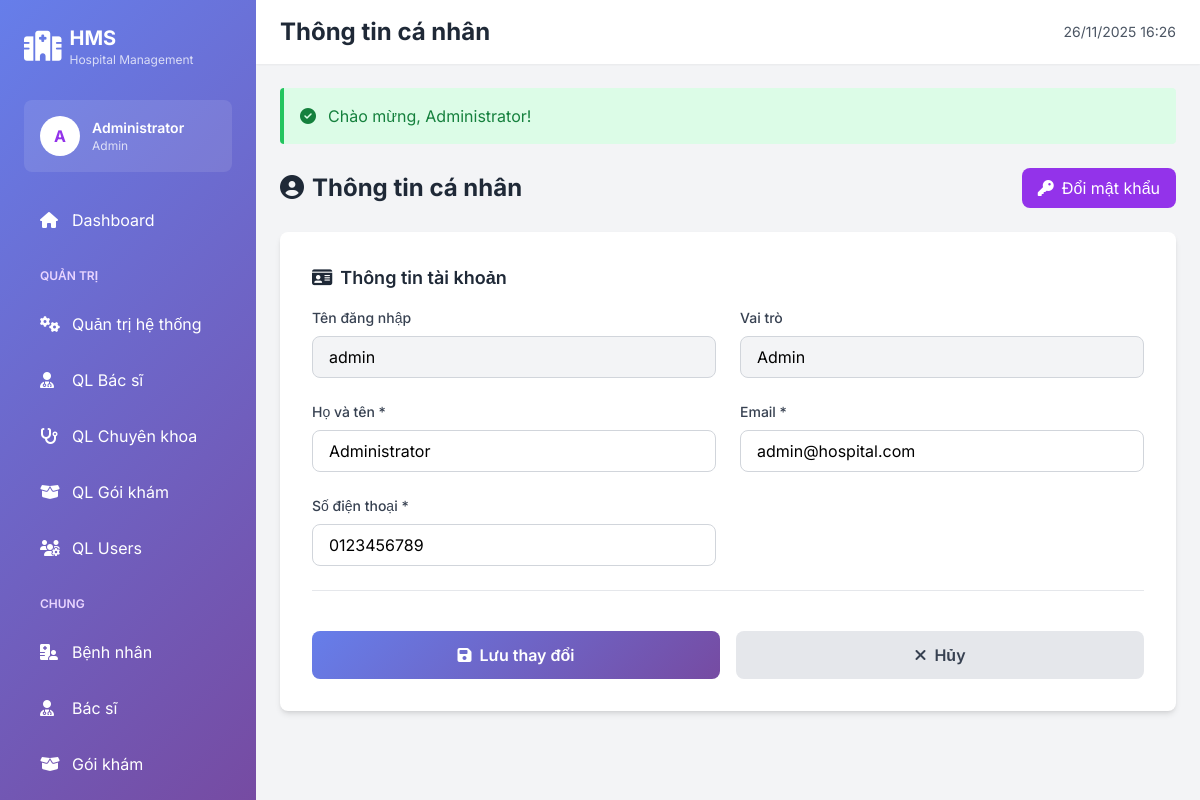
Screenshot of /WebBenhvien/hospital-management-system/public/profile (signed in) with the database file from the repository.
### tables this page shows
CREATE TABLE `users` (
  `id` int(11) NOT NULL,
  `username` varchar(50) NOT NULL,
  `email` varchar(100) NOT NULL,
  `password` varchar(255) NOT NULL,
  `full_name` varchar(100) NOT NULL,
  `phone` varchar(20) DEFAULT NULL,
  `date_of_birth` date DEFAULT NULL,
  `gender` enum('male','female','other') DEFAULT 'other',
  `address` text DEFAULT NULL,
  `avatar` varchar(255) DEFAULT NULL,
  `role` enum('admin','doctor','patient','staff','receptionist') DEFAULT 'patient',
  `is_active` tinyint(1) DEFAULT 1,
  `created_at` timestamp NOT NULL DEFAULT current_timestamp(),
  `updated_at` timestamp NOT NULL DEFAULT current_timestamp() ON UPDATE current_timestamp()
);

### app/Views/profile/index.php (the view, shortened to what the rows shown need)
<?php
$page_title = 'Thông tin cá nhân';
?>
<div class="max-w-4xl mx-auto">
    <div class="mb-6 flex items-center justify-between">
        <h3 class="text-2xl font-bold text-gray-800">
            <i class="fas fa-user-circle mr-2"></i>Thông tin cá nhân
        </h3>
        <a href="<?= APP_URL ?>/profile/change-password"
           class="px-4 py-2 bg-purple-600 text-white rounded-lg hover:bg-purple-700 transition">
            <i class="fas fa-key mr-2"></i>Đổi mật khẩu
        </a>
    </div>
    <div class="bg-white rounded-lg shadow-md p-8">
        <form action="<?= APP_URL ?>/profile/update" method="POST" class="space-y-6">
            <div class="border-b pb-6">
                <h4 class="text-lg font-semibold text-gray-800 mb-4">
                    <i class="fas fa-id-card mr-2"></i>Thông tin tài khoản
                </h4>
                <div class="grid grid-cols-1 md:grid-cols-2 gap-6">
                    <div>
                        <label class="block text-sm font-medium text-gray-700 mb-2">
                            Tên đăng nhập
                        </label>
                        <input type="text" value="<?= htmlspecialchars($userDetails['username']) ?>"
                               class="w-full px-4 py-2 border border-gray-300 rounded-lg bg-gray-100"
                               disabled>
                    </div>
                    <div>
                        <label class="block text-sm font-medium text-gray-700 mb-2">
                            Vai trò
                        </label>
                        <input type="text" value="<?= ucfirst($userDetails['role']) ?>"
                               class="w-full px-4 py-2 border border-gray-300 rounded-lg bg-gray-100"
                               disabled>
                    </div>
                    <div>
                        <label for="full_name" class="block text-sm font-medium text-gray-700 mb-2">
                            Họ và tên *
                        </label>
                        <input type="text" id="full_name" name="full_name" required
                               value="<?= htmlspecialchars($userDetails['full_name']) ?>"
                               class="w-full px-4 py-2 border border-gray-300 rounded-lg focus:ring-2 focus:ring-purple-500">
                    </div>
                    <div>
                        <label for="email" class="block text-sm font-medium text-gray-700 mb-2">
                            Email *
                        </label>
                        <input type="email" id="email" name="email" required
                               value="<?= htmlspecialchars($userDetails['email']) ?>"
                               class="w-full px-4 py-2 border border-gray-300 rounded-lg focus:ring-2 focus:ring-purple-500">
                    </div>
                    <div>
                        <label for="phone" class="block text-sm font-medium text-gray-700 mb-2">
                            Số điện thoại *
                        </label>
                        <input type="tel" id="phone" name="phone" required
                               value="<?= htmlspecialchars($userDetails['phone']) ?>"
                               class="w-full px-4 py-2 border border-gray-300 rounded-lg focus:ring-2 focus:ring-purple-500">
                    </div>
                </div>
            </div>
            <div class="flex gap-4 pt-4">
                <button type="submit"
                        class="flex-1 gradient-bg text-white font-semibold py-3 px-6 rounded-lg hover:opacity-90 transition">
                    <i class="fas fa-save mr-2"></i>Lưu thay đổi
                </button>
                <a href="<?= APP_URL ?>/dashboard"
                   class="flex-1 text-center bg-gray-200 text-gray-700 font-semibold py-3 px-6 rounded-lg hover:bg-gray-300 transition">
                    <i class="fas fa-times mr-2"></i>Hủy
                </a>
            </div>
        </form>
    </div>
</div>
<?php
$content = ob_get_clean();
require_once APP_PATH . '/Views/layouts/main.php';
?>

### app/Views/layouts/main.php (shortened to what the rows shown need)
<!DOCTYPE html>
<html lang="vi">
<head>
    <script src="https://cdn.tailwindcss.com"></script>
    <link rel="stylesheet" href="https://cdnjs.cloudflare.com/ajax/libs/font-awesome/6.4.0/css/all.min.css">
</head>
<body class="bg-gray-100">
    <?php if (Auth::check()): ?>
        <div class="flex h-screen overflow-hidden">
            <aside class="w-64 gradient-bg text-white flex-shrink-0 overflow-y-auto">
                <div class="p-6">
                    <div class="flex items-center space-x-2 mb-8">
                        <i class="fas fa-hospital text-3xl"></i>
                        <div>
                            <h1 class="text-xl font-bold">HMS</h1>
                            <p class="text-xs opacity-75">Hospital Management</p>
                        </div>
                    </div>
                    <div class="bg-white bg-opacity-10 rounded-lg p-4 mb-6">
                        <div class="flex items-center space-x-3">
                            <div class="w-10 h-10 bg-white rounded-full flex items-center justify-center text-purple-600 font-bold">
                                <?= strtoupper(substr(Auth::user()['full_name'], 0, 1)) ?>
                            </div>
                            <div class="flex-1">
                                <p class="font-semibold text-sm"><?= htmlspecialchars(Auth::user()['full_name']) ?></p>
                                <p class="text-xs opacity-75"><?= ucfirst(Auth::role()) ?></p>
                            </div>
                        </div>
                    </div>
                    <nav class="space-y-2">
                        <a href="<?= APP_URL ?>/dashboard" class="sidebar-link flex items-center space-x-3 px-4 py-3 rounded-lg <?= (strpos($_SERVER['REQUEST_URI'], '/dashboard') !== false && strpos($_SERVER['REQUEST_URI'], '/admin') === false) ? 'active' : '' ?>">
                            <i class="fas fa-home w-5"></i>
                            <span>Dashboard</span>
                        </a>
                        <?php if (Auth::isAdmin()): ?>
                        <div class="pt-4 pb-2 px-4">
                            <p class="text-xs font-semibold text-purple-200 uppercase">Quản trị</p>
                        </div>
                        <a href="<?= APP_URL ?>/admin" class="sidebar-link flex items-center space-x-3 px-4 py-3 rounded-lg <?= (strpos($_SERVER['REQUEST_URI'], '/admin') !== false && strpos($_SERVER['REQUEST_URI'], '/admin/') === false) ? 'active' : '' ?>">
                            <i class="fas fa-cogs w-5"></i>
                            <span>Quản trị hệ thống</span>
                        </a>
                        <a href="<?= APP_URL ?>/admin/doctors" class="sidebar-link flex items-center space-x-3 px-4 py-3 rounded-lg <?= (strpos($_SERVER['REQUEST_URI'], '/admin/doctors') !== false) ? 'active' : '' ?>">
                            <i class="fas fa-user-md w-5"></i>
                            <span>QL Bác sĩ</span>
                        </a>
                        <a href="<?= APP_URL ?>/admin/specializations" class="sidebar-link flex items-center space-x-3 px-4 py-3 rounded-lg <?= (strpos($_SERVER['REQUEST_URI'], '/admin/specializations') !== false) ? 'active' : '' ?>">
                            <i class="fas fa-stethoscope w-5"></i>
                            <span>QL Chuyên khoa</span>
                        </a>
                        <a href="<?= APP_URL ?>/admin/packages" class="sidebar-link flex items-center space-x-3 px-4 py-3 rounded-lg <?= (strpos($_SERVER['REQUEST_URI'], '/admin/packages') !== false) ? 'active' : '' ?>">
                            <i class="fas fa-box-open w-5"></i>
                            <span>QL Gói khám</span>
                        </a>
                        <a href="<?= APP_URL ?>/admin/users" class="sidebar-link flex items-center space-x-3 px-4 py-3 rounded-lg <?= (strpos($_SERVER['REQUEST_URI'], '/admin/users') !== false) ? 'active' : '' ?>">
                            <i class="fas fa-users-cog w-5"></i>
                            <span>QL Users</span>
                        </a>
                        <div class="pt-4 pb-2 px-4">
                            <p class="text-xs font-semibold text-purple-200 uppercase">Chung</p>
                        </div>
                        <?php endif; ?>
                        <?php if (Auth::isAdmin() || Auth::isDoctor() || Auth::isReceptionist()): ?>
                        <a href="<?= APP_URL ?>/patients" class="sidebar-link flex items-center space-x-3 px-4 py-3 rounded-lg <?= (strpos($_SERVER['REQUEST_URI'], '/patients') !== false) ? 'active' : '' ?>">
                            <i class="fas fa-hospital-user w-5"></i>
                            <span>Bệnh nhân</span>
                        </a>
                        <?php endif; ?>
                        <?php if (!Auth::isDoctor()): ?>
                        <a href="<?= APP_URL ?>/doctors" class="sidebar-link flex items-center space-x-3 px-4 py-3 rounded-lg <?= (strpos($_SERVER['REQUEST_URI'], '/doctors') !== false && strpos($_SERVER['REQUEST_URI'], '/admin') === false) ? 'active' : '' ?>">
                            <i class="fas fa-user-md w-5"></i>
                            <span>Bác sĩ</span>
                        </a>
                        <?php endif; ?>
                        <a href="<?= APP_URL ?>/packages" class="sidebar-link flex items-center space-x-3 px-4 py-3 rounded-lg <?= (strpos($_SERVER['REQUEST_URI'], '/packages') !== false && strpos($_SERVER['REQUEST_URI'], '/admin') === false) ? 'active' : '' ?>">
                            <i class="fas fa-box-open w-5"></i>
                            <span>Gói khám</span>
                        </a>
                    </nav>
                </div>
            </aside>
            <div class="flex-1 flex flex-col overflow-hidden">
                <header class="bg-white shadow-sm">
                    <div class="px-6 py-4 flex items-center justify-between">
                        <h2 class="text-2xl font-bold text-gray-800"><?= $page_title ?? 'Dashboard' ?></h2>
                        <div class="flex items-center space-x-4">
                            <span class="text-sm text-gray-600"><?= date('d/m/Y H:i') ?></span>
                        </div>
                    </div>
                </header>
                <main class="flex-1 overflow-y-auto p-6">
                    <?php if (isset($_SESSION['success'])): ?>
                        <div class="bg-green-100 border-l-4 border-green-500 text-green-700 p-4 mb-6 rounded" role="alert">
                            <div class="flex items-center">
                                <i class="fas fa-check-circle mr-3"></i>
                                <p><?= $_SESSION['success'] ?></p>
                            </div>
                        </div>
                    <?php endif; ?>
                    <?php echo $content ?? ''; ?>
                </main>
            </div>
        </div>
    <?php else: ?>
        <?php echo $content ?? ''; ?>
    <?php endif; ?>
</body>
</html>

### rows the page displays
users: full_name "A", full_name "Administrator", username "admin", role "Admin", email "admin@hospital.com", phone "0123456789"

### other values shown
Auth::role() "Admin"
$page_title "Thông tin cá nhân"
$_SESSION['success'] "Chào mừng, Administrator!"
